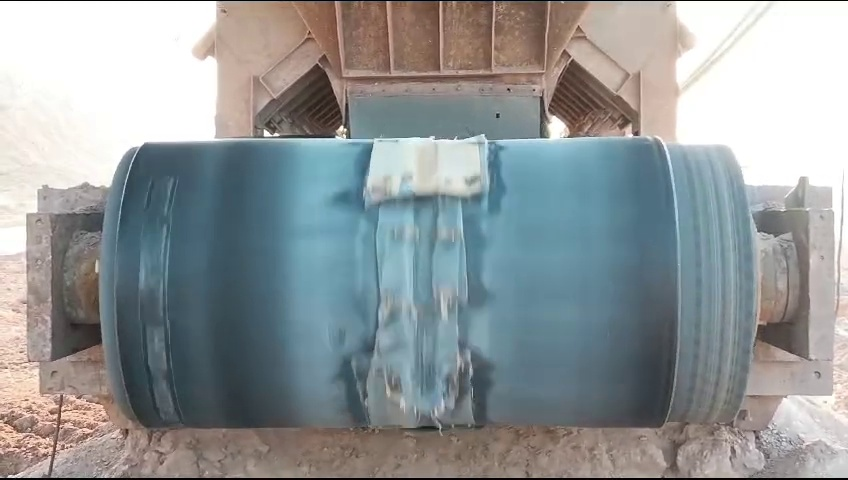
#> input picture image.png, 848 x 480 px; its folder holds only this picture in this run
$ python -i Ground_truth.py   (imports and definitions only)
#> lines starting #> are read from the running program, lines starting #| are printed output that depends on the picture; after the words box and inside, x2 and y2 are one past the last pixel; in counts of white or black regions, pixels touching at a corner belong together
import cv2
import numpy as np
import os
from pathlib import Path

def preprocess_for_groundtruth(image_path, output_dir):
    """Preprocess images and generate ground truth masks for damage detection"""
#> called with image_path = 'image.png', output_dir = 'out.png'
    img = cv2.imread(image_path)
#> img is the input picture: shape (480, 848, 3); mean B, G, R 152.9, 151.4, 145.8
    if img is None:
        print(f"Error loading {image_path}")
        return None

    gray = cv2.cvtColor(img, cv2.COLOR_BGR2GRAY)
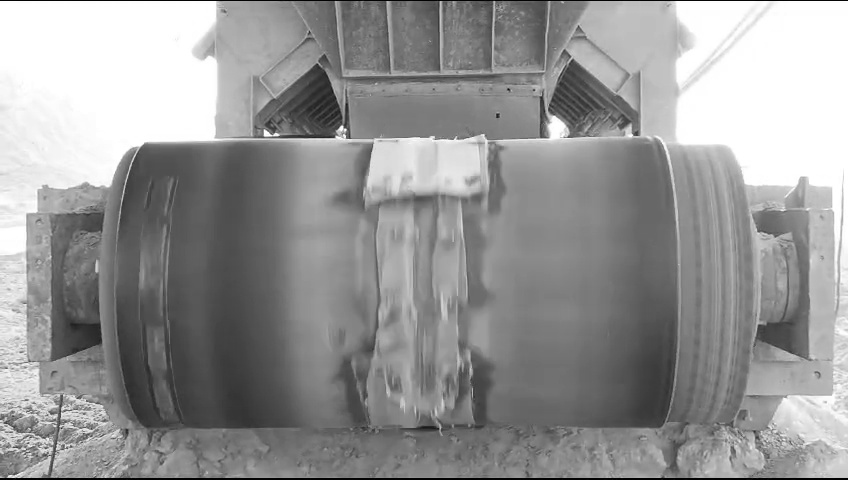
#> gray: shape (480, 848); min 0, max 255, mean 149.9
    blurred = cv2.GaussianBlur(gray, (5, 5), 0)
    edges = cv2.Canny(blurred, 30, 100)
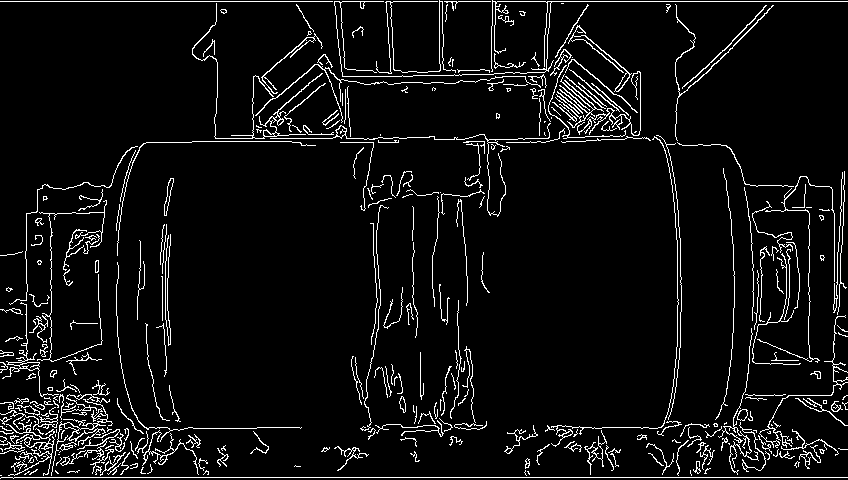
#> edges: shape (480, 848); 6% white in thin lines or dots

    kernel = np.ones((3, 3), np.uint8)
    dilated = cv2.dilate(edges, kernel, iterations=2)
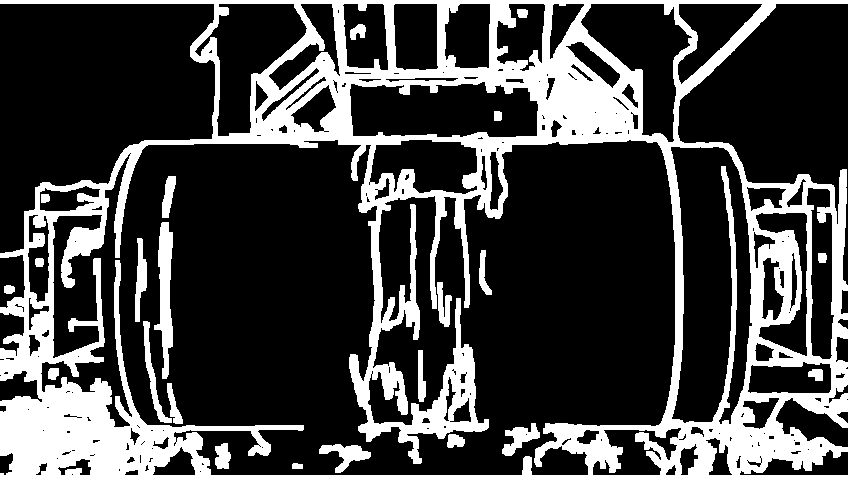
#> dilated: shape (480, 848); 26.4% white; 23 white regions, largest, box (x1, y1, x2, y2) and area: (0, 0, 848, 480) 100306, (154, 222, 173, 379) 1649, (319, 444, 371, 473) 653
    morph = cv2.morphologyEx(dilated, cv2.MORPH_CLOSE, kernel)
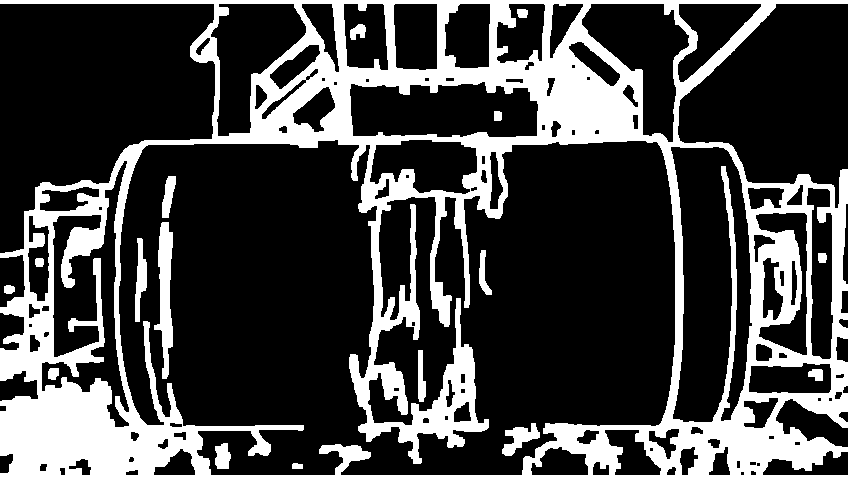
#> morph: shape (480, 848); 27% white; 17 white regions, largest, box (x1, y1, x2, y2) and area: (0, 0, 848, 480) 104865, (154, 222, 173, 379) 1649, (502, 423, 540, 456) 587

    _, ground_truth = cv2.threshold(morph, 1, 255, cv2.THRESH_BINARY)

    ground_truth = cv2.erode(ground_truth, kernel, iterations=1)
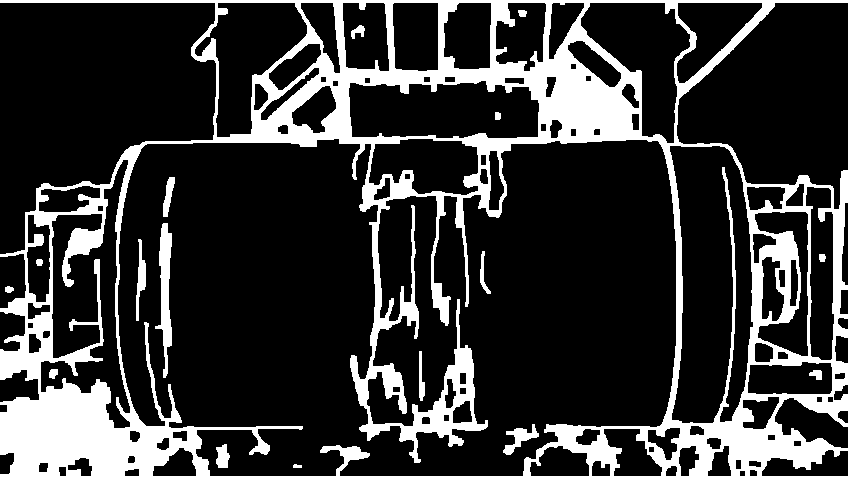
#> ground_truth: shape (480, 848); 21.4% white; 17 white regions, largest, box (x1, y1, x2, y2) and area: (0, 0, 848, 480) 83413, (155, 223, 172, 378) 1283, (503, 424, 539, 455) 421

    base_name = os.path.splitext(os.path.basename(image_path))[0]
    damage_highlight = img.copy()
    damage_highlight[ground_truth == 255] = (0, 0, 255)
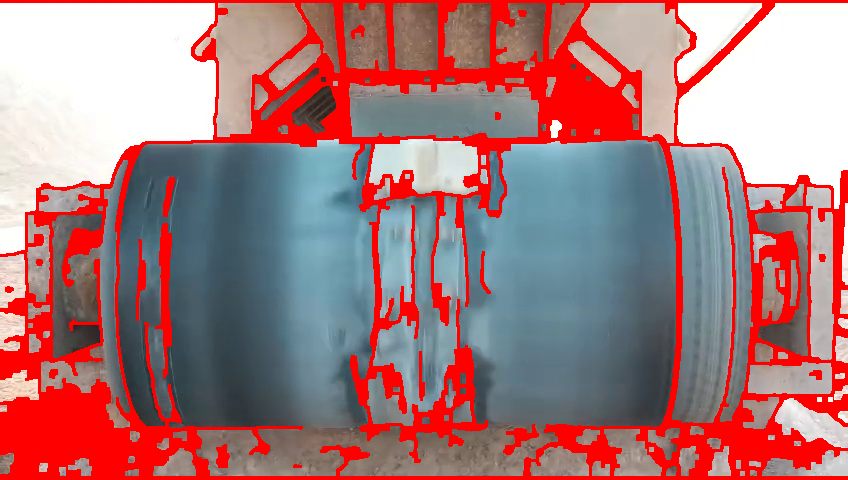
#> damage_highlight: shape (480, 848, 3); mean B, G, R 123.9, 121.6, 168.9

    cv2.imwrite(f"{output_dir}/original/{base_name}.jpg", img)
    cv2.imwrite(f"{output_dir}/ground_truth/{base_name}_mask.png", ground_truth)
    cv2.imwrite(f"{output_dir}/highlighted/{base_name}_highlighted.jpg", damage_highlight)

    return ground_truth


input_folder = r"F:/Conveyor/Conveyor/damage cropped"
output_folder = r"F:/Conveyor/Conveyor/ground_truth_data"

# [12 lines not run here, left out]

>>> result = preprocess_for_groundtruth('image.png', 'out.png')

$ run again, on no_damage.jpeg
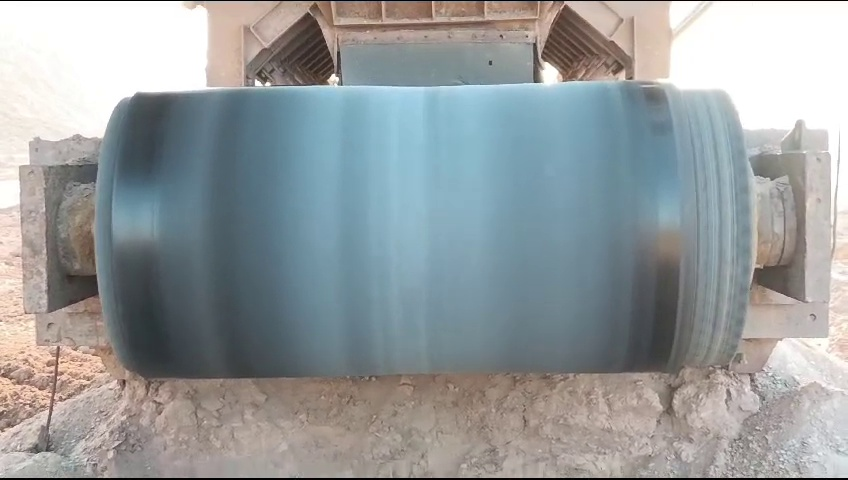
#> input picture no_damage.jpeg, 848 x 480 px
#> in preprocess_for_groundtruth, img is the input picture: shape (480, 848, 3); mean B, G, R 157.8, 156.2, 150.9
#> in preprocess_for_groundtruth, `edges = cv2.Canny(blurred, 30, 100)`:
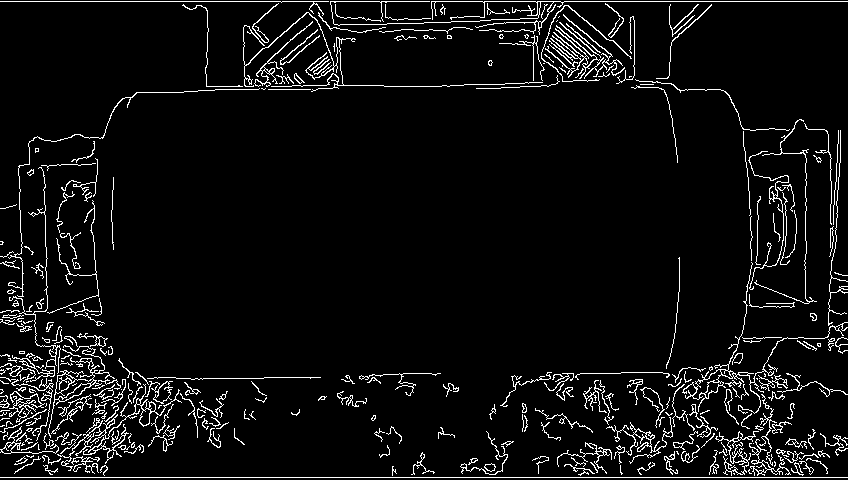
#> edges: shape (480, 848); 5.7% white in thin lines or dots
#> dilated: shape (480, 848); 24.5% white; 19 white regions, largest, box (x1, y1, x2, y2) and area: (0, 0, 848, 480) 94892, (339, 371, 443, 398) 1096, (533, 406, 595, 443) 854
#> morph: shape (480, 848); 25.2% white; 17 white regions, largest, box (x1, y1, x2, y2) and area: (0, 0, 848, 480) 97582, (339, 371, 443, 398) 1120, (533, 406, 595, 443) 870
#> ground_truth: shape (480, 848); 20.7% white; 18 white regions, largest, box (x1, y1, x2, y2) and area: (0, 0, 848, 480) 80872, (340, 372, 442, 397) 776, (534, 407, 594, 442) 604
#> in preprocess_for_groundtruth, `damage_highlight[ground_truth == 255] = (0, 0, 255)`:
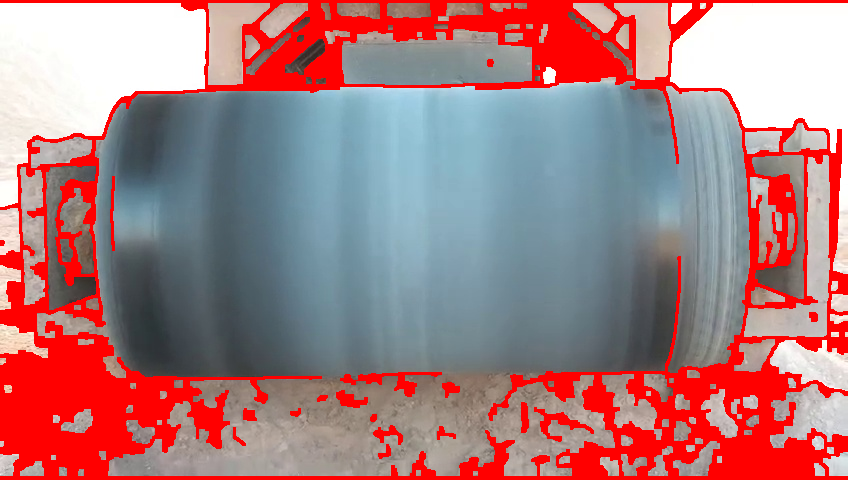
#> damage_highlight: shape (480, 848, 3); mean B, G, R 127.8, 124.9, 169.8
